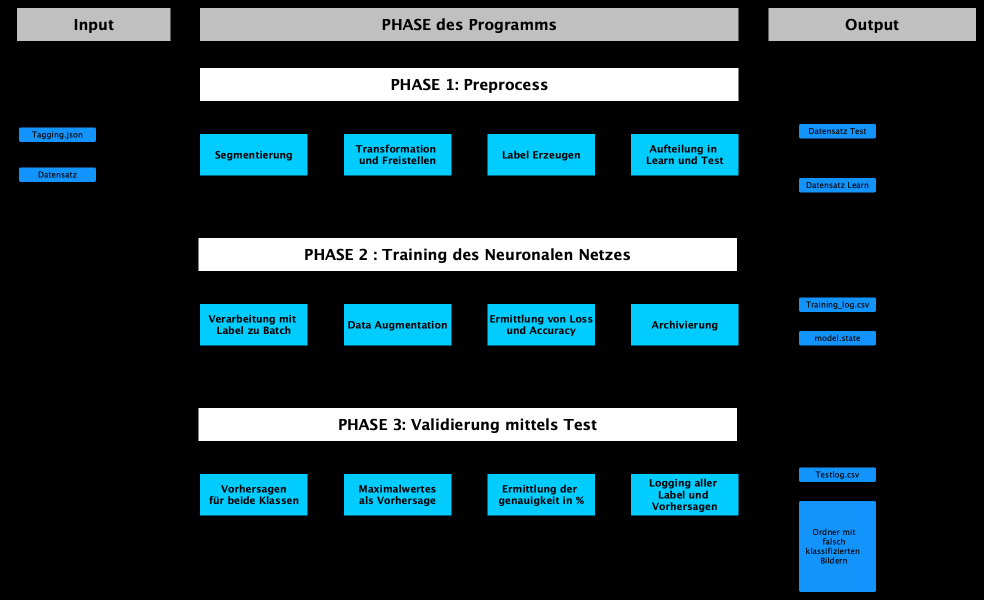
#> input picture Abgabe/Dokumentation/LaTeX/images/Architektur.png, 1968 x 1199 px (shown at 1/2 size)
$ python -i Versuch6_1u2.py   (imports and definitions only)
#> lines starting #> are read from the running program, lines starting #| are printed output that depends on the picture; after the words box and inside, x2 and y2 are one past the last pixel; in counts of white or black regions, pixels touching at a corner belong together
#> further down, picture is the input picture: shape (1199, 1968, 3); mean B, G, R 57.9, 51.2, 31.3
import random
import shutil
import cv2
import numpy as np
import os

def run(image, result,settings=None):
#> called with result = 'out.png'
    image=image.copy()
    image2=image.copy()
    r, g, b = cv2.split(image)
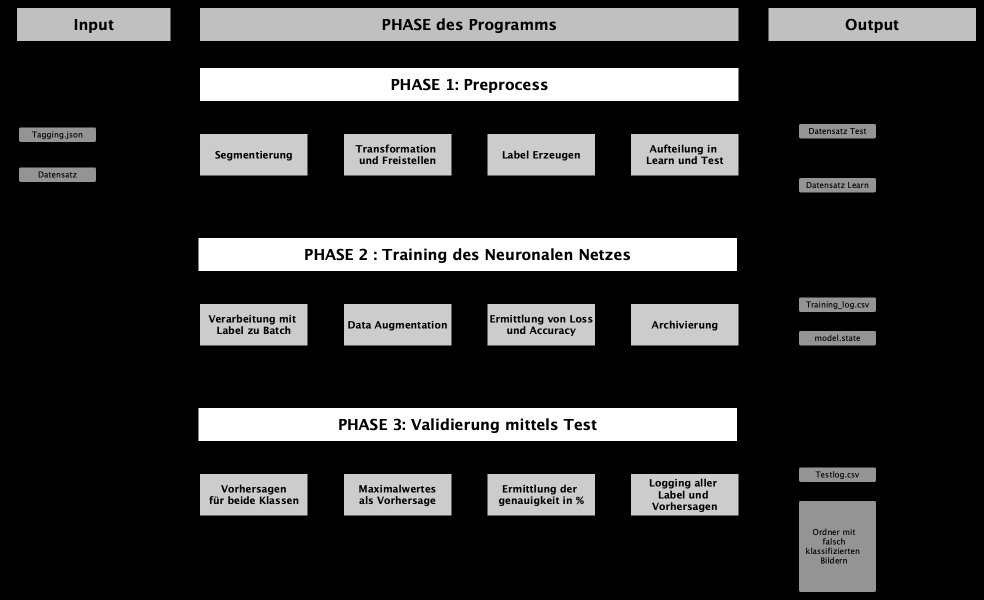
#> g: shape (1199, 1968) (shown at 1/2 size); min 0, max 255, mean 51.2

    image2[ (r >g) | (g<25) | ((g*1.5 >b) & (b<140))] = (0,0,0)
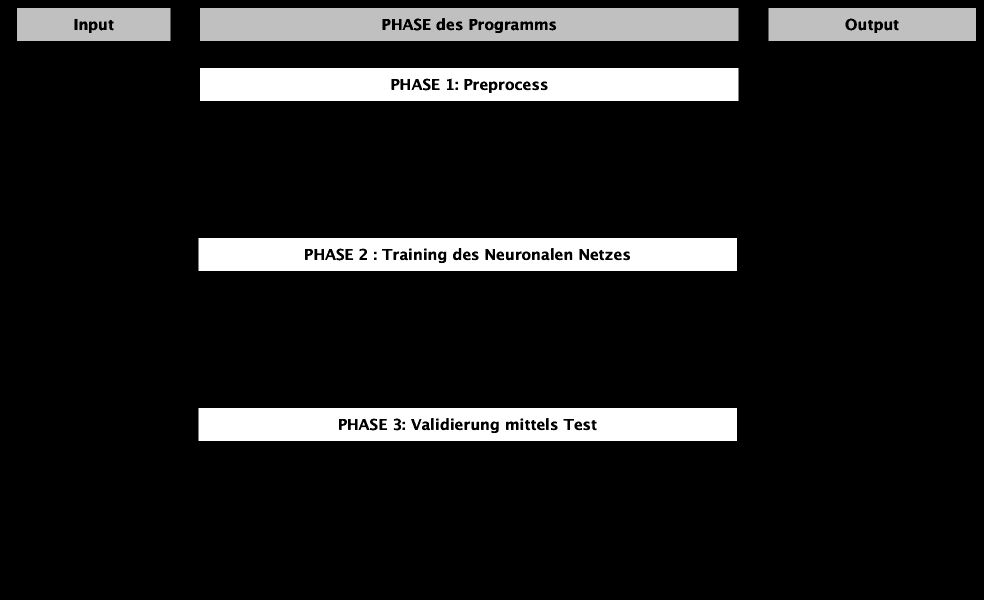
#> image2: shape (1199, 1968, 3) (shown at 1/2 size); 11.27% of pixels changed, all inside (x1, y1, x2, y2) = (37, 36, 1797, 1184)

    _, thresh = cv2.threshold(cv2.cvtColor(image2, cv2.COLOR_BGR2GRAY),10,255,cv2.THRESH_BINARY)
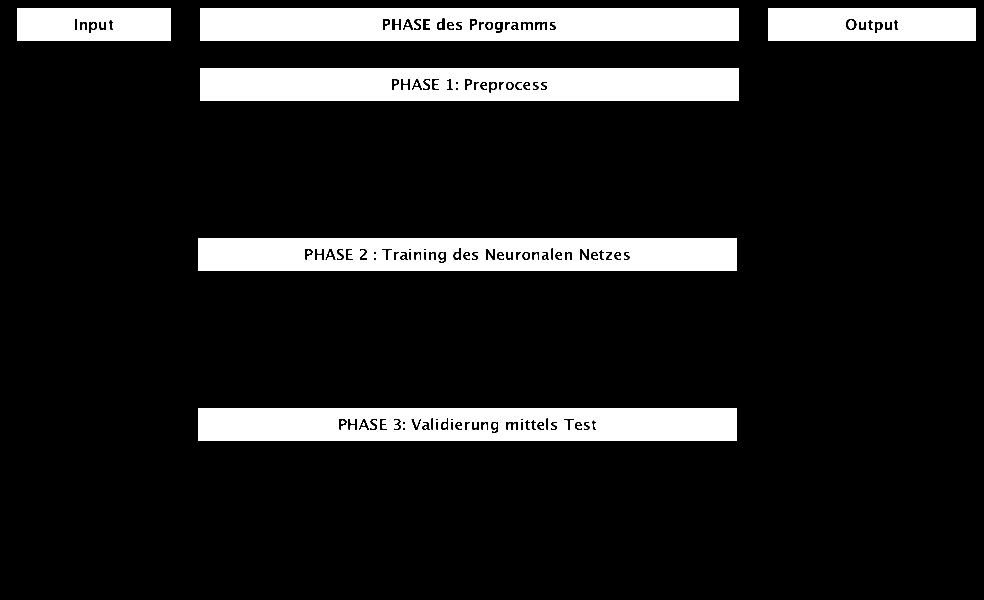
#> thresh: shape (1199, 1968) (shown at 1/2 size); 13.3% white; 44 white regions (15 under 20 px)
    contours, _ = cv2.findContours(thresh, cv2.RETR_TREE, cv2.CHAIN_APPROX_NONE)
#> contours = 160 contours, 21 with area under 20; largest, box (x1, y1, x2, y2) and area: (397, 816, 1474, 882) 69940, (397, 476, 1474, 542) 69940, (400, 136, 1477, 202) 69940, (400, 16, 1477, 82) 69940, (1537, 16, 1952, 82) 26910

    for i,ele in enumerate(contours):
        if cv2.contourArea(ele)>30000:
            rect = cv2.minAreaRect(ele)

            #rect anpassen, damit immer Querformat
            if(rect[1][1]>rect[1][0]):
                rect=[rect[0],[rect[1][1],rect[1][0]],rect[2]-90]

            boxf = cv2.boxPoints(rect)
            cv2.drawContours(image,[np.int0(boxf)],0,(0,0,255),4)

            #Hintergrund ausblenden
            mask=np.zeros((image.shape[0],image.shape[1])).astype(np.uint8)
            cv2.drawContours(mask, [ele], -1, (1,1,1),cv2.FILLED,8)
            image2[mask==0]=(0,0,0)


            #Mittels 4 Punkt Transformation auf Rechteck mit 600x400 abbilden. Eigentlich ist zu erwarten, dass 0 und size[1]-1 zu verwenden ist. Der Bereich muss aber um 1 angepasst werden, daher -1 und size[1].Alternativ kann das Bild auch gedreht und dann beschnitten werden. Das Beschneiden ist aber nicht so einfach. Beschneiden durch erneutes findContours ist möglich aber unschön da rechenintensiv.
            size=(600,400)
            dst_pts = np.array([[-1, size[1]],
                        [-1, -1],
                        [size[0], -1],
                        [size[0], size[1]]], dtype="float32")
            M = cv2.getPerspectiveTransform(boxf.astype("float32"), dst_pts)
            #bug: warpPerspective verwendet (in meiner Version) immer Nearest Neigthbor daher wird erst auf 600,400 gewarpt und dann auf die Zielgröße von 150,100 interpoliert
            warped = cv2.warpPerspective(image2, M, (size[0], size[1]),cv2.INTER_CUBIC)
            warped = cv2.resize(warped, (150,100), interpolation= cv2.INTER_CUBIC)

            result.append({"name":"Location","data":image})
            result.append({"name":"Segmentation","data":image2})
            result.append({"name":"Result","data":warped})
#> this loop made 1 pass
#> (rect, boxf, dst_pts) on pass 1: ([(935, 848.5), [1076, 65], -180], [[1473, 816], [1473, 881], [397, 881], [397, 816]], [[-1, 400], [-1, -1], [600, -1], [600, 400]])
#> pass 1, in run, `warped = cv2.resize(warped, (150,100), interpolation= cv2.INTER_CUBIC)`:
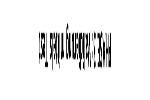
#> warped: shape (100, 150, 3); min 0, max 255, mean 237.4
#> after the loop:
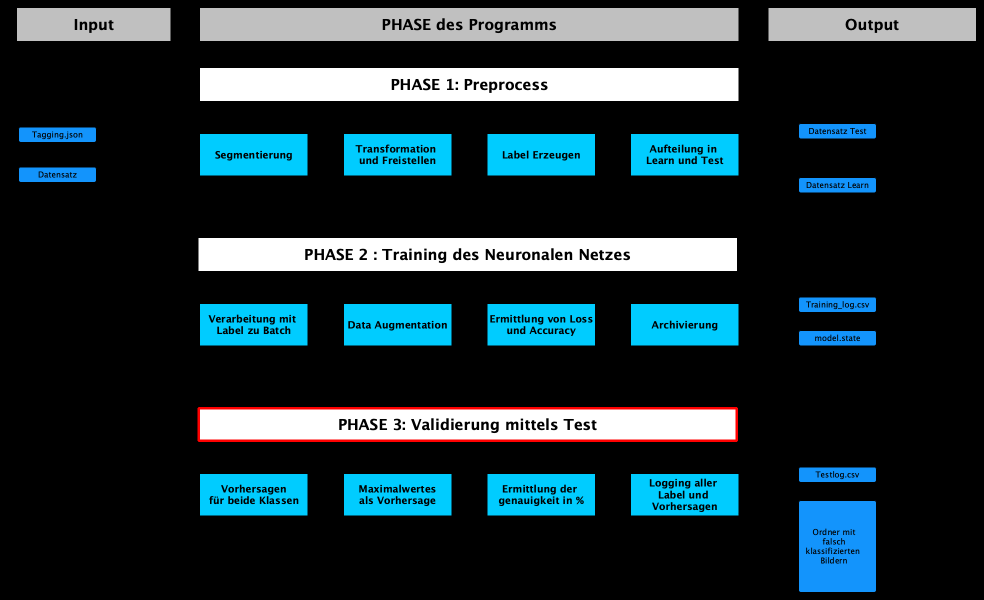
#> image: shape (1199, 1968, 3) (shown at 1/2 size); 0.48% of pixels changed, all inside (x1, y1, x2, y2) = (395, 814, 1476, 884)
#> after the loop:
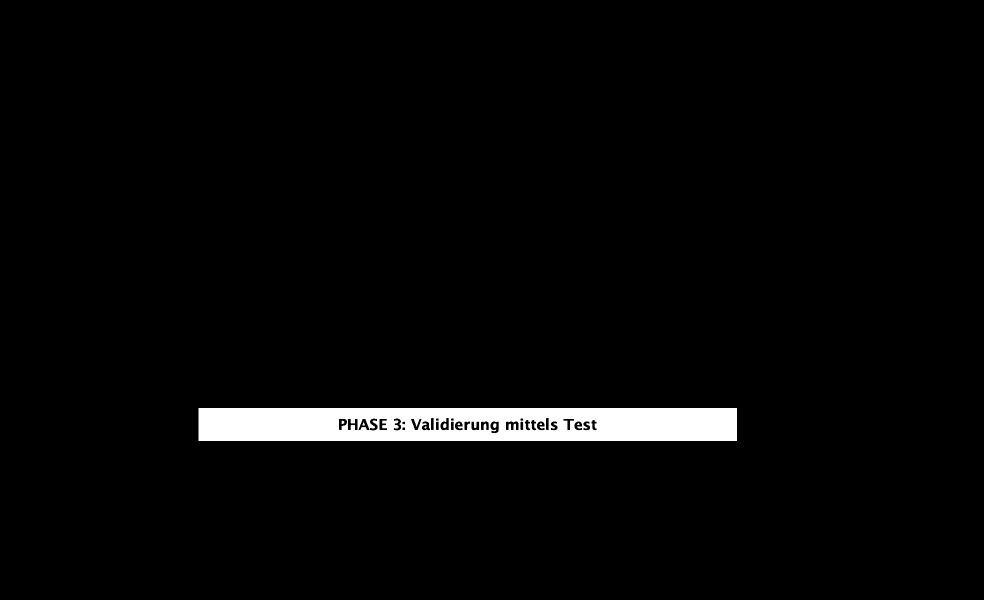
#> image2: shape (1199, 1968, 3) (shown at 1/2 size); 10.46% of pixels changed, all inside (x1, y1, x2, y2) = (34, 16, 1952, 542)
#> after the loop:
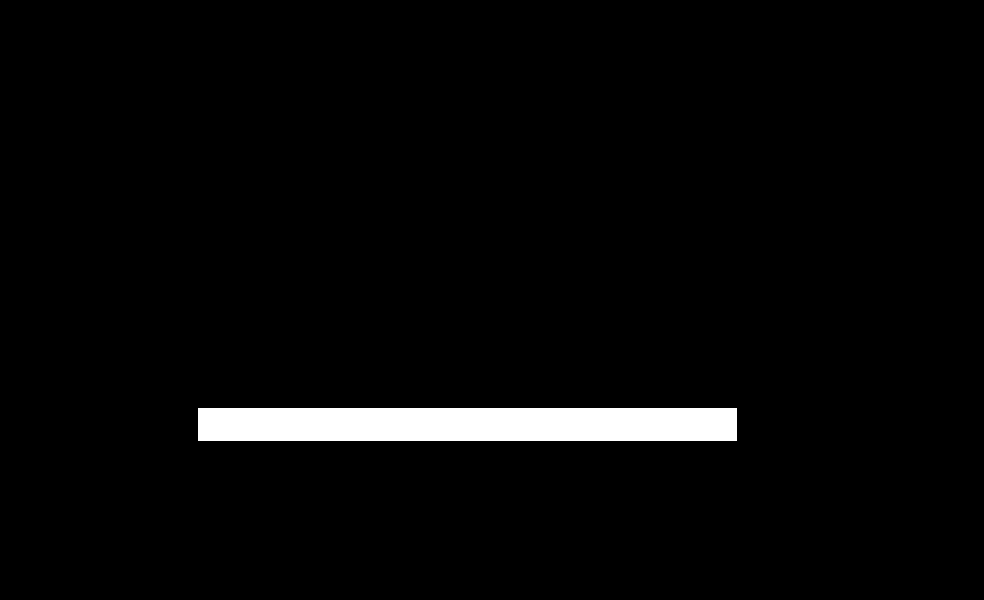
#> mask: shape (1199, 1968) (shown at 1/2 size); values 0 (black) and 1 (white), 3% white; 1 white region, box (x1, y1, x2, y2) and area: (397, 816, 1474, 882) 71082

# [36 lines not run here, left out]

>>> import cv2
>>> picture = cv2.imread('../Abgabe/Dokumentation/LaTeX/images/Architektur.png')
#> (the run stopped early here; a loop or call above may not have finished)
